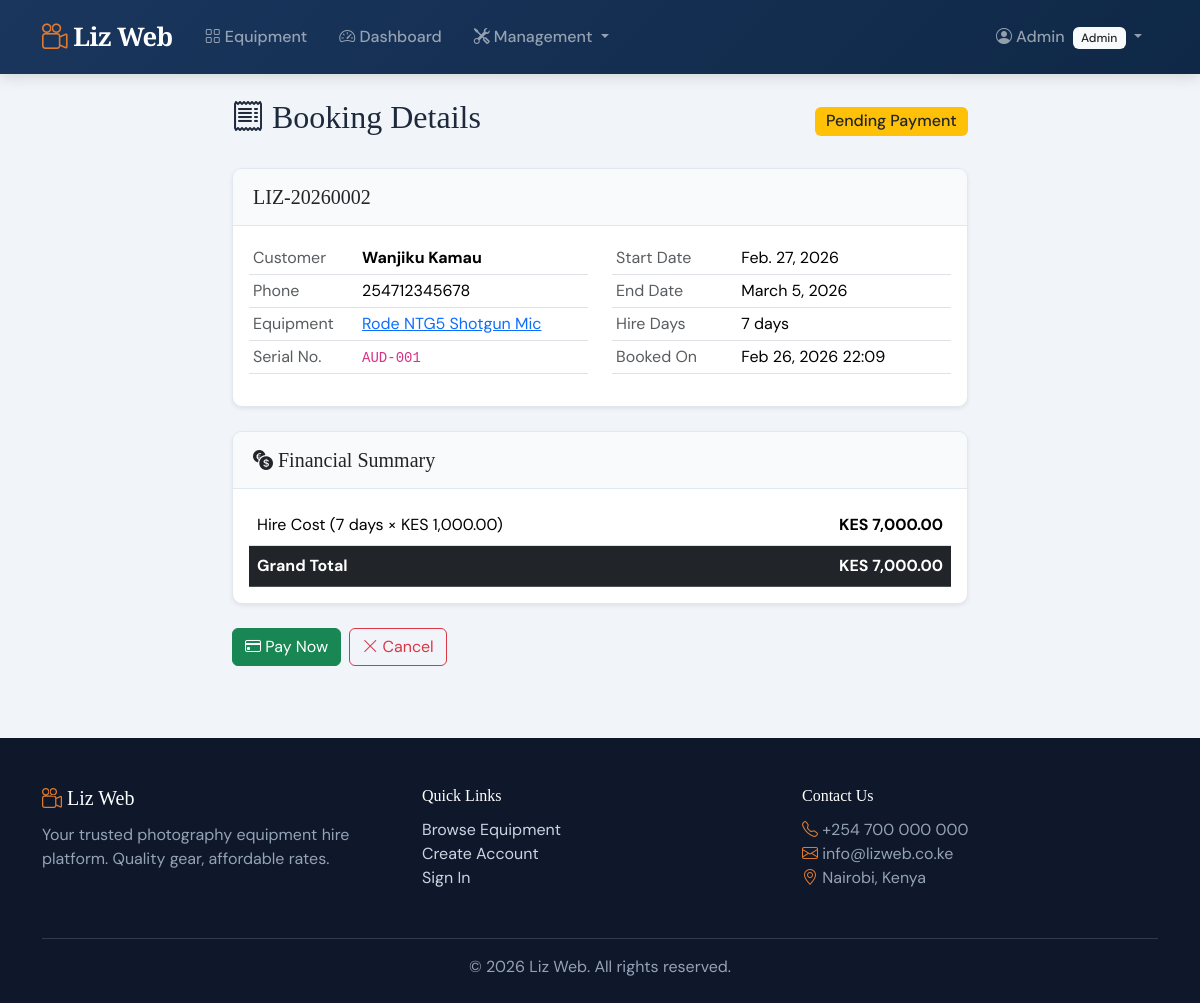
The page /bookings/2/ (signed in) on the database its author committed.
### accounts/models.py (models this page shows, shortened)
class User(AbstractUser):
    class Role(models.TextChoices):
        ADMIN = 'admin', 'Admin'
        STAFF = 'staff', 'Staff'
        CUSTOMER = 'customer', 'Customer'
    role = models.CharField(
        max_length=10,
        choices=Role.choices,
        default=Role.CUSTOMER,
    )
    phone_number = models.CharField(max_length=15, blank=True)
    id_number = models.CharField(max_length=20, blank=True, verbose_name='ID Number')
    address = models.TextField(blank=True)
    date_joined = models.DateTimeField(auto_now_add=True)
    class Meta:
        ordering = ['-date_joined']

### bookings/models.py (models this page shows, shortened)
class Booking(models.Model):
    class Status(models.TextChoices):
        PENDING = 'pending', 'Pending Payment'
        CONFIRMED = 'confirmed', 'Confirmed'
        ISSUED = 'issued', 'Equipment Issued'
        RETURNED = 'returned', 'Returned'
        OVERDUE = 'overdue', 'Overdue'
        CANCELLED = 'cancelled', 'Cancelled'
    booking_number = models.CharField(max_length=20, unique=True, editable=False)
    customer = models.ForeignKey(settings.AUTH_USER_MODEL, on_delete=models.CASCADE, related_name='bookings')
    equipment = models.ForeignKey(Equipment, on_delete=models.CASCADE, related_name='bookings')
    start_date = models.DateField()
    end_date = models.DateField()
    status = models.CharField(max_length=15, choices=Status.choices, default=Status.PENDING)
    total_amount = models.DecimalField(max_digits=12, decimal_places=2, default=0)
    notes = models.TextField(blank=True)
    issued_by = models.ForeignKey(
        settings.AUTH_USER_MODEL, on_delete=models.SET_NULL,
        null=True, blank=True, related_name='issued_bookings'
    )
    issued_at = models.DateTimeField(null=True, blank=True)
    returned_at = models.DateTimeField(null=True, blank=True)
    returned_to = models.ForeignKey(
        settings.AUTH_USER_MODEL, on_delete=models.SET_NULL,
        null=True, blank=True, related_name='received_returns'
    )
    late_fee = models.DecimalField(max_digits=10, decimal_places=2, default=0)
    damage_fee = models.DecimalField(max_digits=10, decimal_places=2, default=0)
    damage_notes = models.TextField(blank=True)
    created_at = models.DateTimeField(auto_now_add=True)
    updated_at = models.DateTimeField(auto_now=True)
    class Meta:
        ordering = ['-created_at']
    @property
    def hire_days(self):
        return (self.end_date - self.start_date).days + 1
    @property
    def grand_total(self):
        return self.total_amount + self.late_fee + self.damage_fee

### equipment/models.py (models this page shows, shortened)
class Equipment(models.Model):
    class Status(models.TextChoices):
        AVAILABLE = 'available', 'Available'
        HIRED = 'hired', 'Hired Out'
        MAINTENANCE = 'maintenance', 'Under Maintenance'
        RESERVED = 'reserved', 'Reserved'
    category = models.ForeignKey(Category, on_delete=models.CASCADE)
    name = models.CharField(max_length=200)
    description = models.TextField()
    brand = models.CharField(max_length=100, blank=True)
    model_number = models.CharField(max_length=100, blank=True)
    serial_number = models.CharField(max_length=100, unique=True)
    daily_rate = models.DecimalField(max_digits=10, decimal_places=2, help_text='Daily hire rate in KES')
    replacement_value = models.DecimalField(max_digits=12, decimal_places=2, help_text='Value for damage assessment')
    status = models.CharField(max_length=15, choices=Status.choices, default=Status.AVAILABLE)
    image = models.ImageField(upload_to='equipment/', blank=True, null=True)
    image_url = models.URLField(max_length=500, blank=True, help_text='External image URL (used if no uploaded image)')
    condition_notes = models.TextField(blank=True)
    is_active = models.BooleanField(default=True)
    created_at = models.DateTimeField(auto_now_add=True)
    updated_at = models.DateTimeField(auto_now=True)
    class Meta:
        verbose_name_plural = 'Equipment'
        ordering = ['category', 'name']

### bookings/views.py (the view)
# urls.py: path('<int:pk>/', views.booking_detail, name='booking_detail'),
@login_required
def booking_detail(request, pk):
    booking = get_object_or_404(Booking, pk=pk)
    if request.user.role == 'customer' and booking.customer != request.user:
        messages.error(request, 'Access denied.')
        return redirect('dashboard')
    return render(request, 'bookings/detail.html', {'booking': booking})

### accounts/templatetags/role_tags.py (called while the page is built)
@register.filter
def has_role(user, role):
    if not user.is_authenticated:
        return False
    return user.role == role

@register.filter
def is_staff_or_admin(user):
    if not user.is_authenticated:
        return False
    return user.role in ('staff', 'admin')

### templates/bookings/detail.html (shortened to what this page needs)
{% extends 'base.html' %}
{% load humanize %}
{% load role_tags %}
{% block content %}
<div class="row justify-content-center">
    <div class="col-md-8">
        <div class="d-flex justify-content-between align-items-center mb-4">
            <h2><i class="bi bi-receipt"></i> Booking Details</h2>
            <span class="badge fs-6
                {% if booking.status == 'confirmed' %}bg-success
                {% elif booking.status == 'pending' %}bg-warning text-dark
                {% elif booking.status == 'issued' %}bg-primary
                {% elif booking.status == 'returned' %}bg-secondary
                {% elif booking.status == 'overdue' %}bg-danger
                {% else %}bg-dark{% endif %}">
                {{ booking.get_status_display }}
            </span>
        </div>
        <div class="card shadow-sm mb-4">
            <div class="card-header"><h5 class="mb-0">{{ booking.booking_number }}</h5></div>
            <div class="card-body">
                <div class="row">
                    <div class="col-md-6">
                        <table class="table table-sm">
                            <tr><td class="text-muted">Customer</td><td><strong>{{ booking.customer.get_full_name }}</strong></td></tr>
                            <tr><td class="text-muted">Phone</td><td>{{ booking.customer.phone_number }}</td></tr>
                            <tr><td class="text-muted">Equipment</td><td><a href="{% url 'equipment_detail' booking.equipment.pk %}">{{ booking.equipment.name }}</a></td></tr>
                            <tr><td class="text-muted">Serial No.</td><td><code>{{ booking.equipment.serial_number }}</code></td></tr>
                        </table>
                    </div>
                    <div class="col-md-6">
                        <table class="table table-sm">
                            <tr><td class="text-muted">Start Date</td><td>{{ booking.start_date }}</td></tr>
                            <tr><td class="text-muted">End Date</td><td>{{ booking.end_date }}</td></tr>
                            <tr><td class="text-muted">Hire Days</td><td>{{ booking.hire_days }} days</td></tr>
                            <tr><td class="text-muted">Booked On</td><td>{{ booking.created_at|date:"M d, Y H:i" }}</td></tr>
                        </table>
                    </div>
                </div>
            </div>
        </div>
        <div class="card shadow-sm mb-4">
            <div class="card-header"><h5 class="mb-0"><i class="bi bi-currency-exchange"></i> Financial Summary</h5></div>
            <div class="card-body">
                <table class="table mb-0">
                    <tr>
                        <td>Hire Cost ({{ booking.hire_days }} days × KES {{ booking.equipment.daily_rate|intcomma }})</td>
                        <td class="text-end"><strong>KES {{ booking.total_amount|intcomma }}</strong></td>
                    </tr>
                    <tr class="table-dark">
                        <td><strong>Grand Total</strong></td>
                        <td class="text-end"><strong>KES {{ booking.grand_total|intcomma }}</strong></td>
                    </tr>
                </table>
            </div>
        </div>
        <div class="d-flex gap-2 flex-wrap">
            {% if booking.status == 'pending' %}
            <a href="{% url 'booking_payment' booking.pk %}" class="btn btn-success"><i class="bi bi-credit-card"></i> Pay Now</a>
            <a href="{% url 'cancel_booking' booking.pk %}" class="btn btn-outline-danger"><i class="bi bi-x-lg"></i> Cancel</a>
            {% endif %}
        </div>
    </div>
</div>
{% endblock %}

### templates/base.html (shortened to what this page needs)
{% load static %}
{% load role_tags %}
<!DOCTYPE html>
<html lang="en">
<head>
    <link href="https://cdn.jsdelivr.net/npm/bootstrap@5.3.3/dist/css/bootstrap.min.css" rel="stylesheet">
    <link href="https://cdn.jsdelivr.net/npm/bootstrap-icons@1.11.3/font/bootstrap-icons.min.css" rel="stylesheet">
    <link rel="stylesheet" href="{% static 'css/style.css' %}">
</head>
<body>
    <nav class="navbar navbar-expand-lg navbar-dark liz-navbar sticky-top">
        <div class="container">
            <a class="navbar-brand liz-brand" href="{% url 'home' %}">
                <i class="bi bi-camera-reels"></i> Liz Web
            </a>
            <div class="collapse navbar-collapse" id="navContent">
                <ul class="navbar-nav me-auto">
                    <li class="nav-item">
                        <a class="nav-link" href="{% url 'equipment_list' %}"><i class="bi bi-grid"></i> Equipment</a>
                    </li>
                    {% if user.is_authenticated %}
                        <li class="nav-item">
                            <a class="nav-link" href="{% url 'dashboard' %}"><i class="bi bi-speedometer2"></i> Dashboard</a>
                        </li>
                        {% if user|is_staff_or_admin %}
                        <li class="nav-item dropdown">
                            <a class="nav-link dropdown-toggle" href="#" data-bs-toggle="dropdown">
                                <i class="bi bi-tools"></i> Management
                            </a>
                        </li>
                        {% endif %}
                    {% endif %}
                </ul>
                <ul class="navbar-nav">
                    {% if user.is_authenticated %}
                    <li class="nav-item dropdown">
                        <a class="nav-link dropdown-toggle" href="#" data-bs-toggle="dropdown">
                            <i class="bi bi-person-circle"></i> {{ user.first_name|default:user.username }}
                            <span class="badge bg-light text-dark ms-1">{{ user.get_role_display }}</span>
                        </a>
                    </li>
                    {% else %}
                    <li class="nav-item"><a class="nav-link" href="{% url 'login' %}"><i class="bi bi-box-arrow-in-right"></i> Login</a></li>
                    <li class="nav-item"><a class="btn btn-outline-light btn-sm ms-2 mt-1" href="{% url 'register' %}">Sign Up</a></li>
                    {% endif %}
                </ul>
            </div>
        </div>
    </nav>
    <main class="{% block main_class %}container py-4{% endblock %}">
        {% block content %}{% endblock %}
    </main>
    <footer class="liz-footer mt-5">
        <div class="container">
            <div class="row">
                <div class="col-md-4 mb-3">
                    <h5><i class="bi bi-camera-reels"></i> Liz Web</h5>
                    <p>Your trusted photography equipment hire platform. Quality gear, affordable rates.</p>
                </div>
                <div class="col-md-4 mb-3">
                    <h6>Quick Links</h6>
                    <ul class="list-unstyled">
                        <li><a href="{% url 'equipment_list' %}">Browse Equipment</a></li>
                        <li><a href="{% url 'register' %}">Create Account</a></li>
                        <li><a href="{% url 'login' %}">Sign In</a></li>
                    </ul>
                </div>
                <div class="col-md-4 mb-3">
                    <h6>Contact Us</h6>
                    <p>
                        <i class="bi bi-telephone"></i> +254 700 000 000<br>
                        <i class="bi bi-envelope"></i> info@lizweb.co.ke<br>
                        <i class="bi bi-geo-alt"></i> Nairobi, Kenya
                    </p>
                </div>
            </div>
            <hr>
            <p class="text-center mb-0">&copy; 2026 Liz Web. All rights reserved.</p>
        </div>
    </footer>
</body>
</html>

### static/css/style.css (style rules this page uses)
:root { --liz-primary: #1a365d; --liz-secondary: #2d6a4f; --liz-accent: #e07a2f; --liz-dark: #0f172a; --liz-light: #f8fafc; --liz-border: #e2e8f0; }
body { font-family: 'DM Sans', sans-serif; background-color: #f1f5f9; color: #1e293b; }
h1, h2, h3, h4, h5, h6, .hero-title, .liz-brand, .section-title { font-family: 'Playfair Display', serif; }
.liz-navbar { background: linear-gradient(135deg, var(--liz-primary) 0%, #0f2847 100%); padding: 0.8rem 0; box-shadow: 0 2px 15px rgba(0,0,0,0.15); }
.liz-brand { font-size: 1.6rem; font-weight: 700; letter-spacing: -0.5px; }
.liz-brand i { color: var(--liz-accent); }
.navbar-nav .nav-link { font-weight: 500; padding: 0.5rem 1rem !important; transition: color 0.2s; }
.card { border: 1px solid var(--liz-border); border-radius: 10px; overflow: hidden; }
.card-header { background-color: #f8fafc; border-bottom: 1px solid var(--liz-border); padding: 1rem 1.25rem; }
.table-dark { background-color: var(--liz-primary) !important; }
.badge { font-weight: 500; padding: 0.4em 0.7em; }
.liz-footer { background-color: var(--liz-dark); color: #cbd5e1; padding: 3rem 0 1.5rem; }
.liz-footer h5, .liz-footer h6 { color: #ffffff; margin-bottom: 0.8rem; }
.liz-footer .text-muted, .liz-footer p, .liz-footer li { color: #94a3b8 !important; }
.liz-footer a { color: #cbd5e1; text-decoration: none; transition: color 0.2s; }
.liz-footer hr { border-color: rgba(255, 255, 255, 0.15); opacity: 1; }
.liz-footer i { color: var(--liz-accent); }

### rows shown on the page
User: first_name "Admin", role "Admin"
Booking: status "Pending Payment", booking_number "LIZ-20260002", customer.get_full_name "Wanjiku Kamau", customer.phone_number "254712345678", equipment.name "Rode NTG5 Shotgun Mic", equipment.serial_number "AUD-001", start_date "Feb. 27, 2026", end_date "March 5, 2026", hire_days "7", created_at "Feb 26, 2026 22:09", equipment.daily_rate "1,000.00", total_amount "7,000.00", grand_total "7,000.00"
